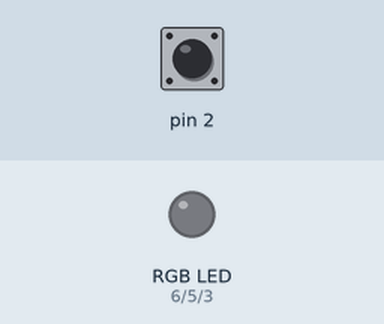
A sketch run on a simulated Arduino Uno, built with avr-gcc and run on an emulated ATmega328P. Shown: an RGB LED mixed from three pins (HIGH = lit). Dashed ring = blinking. The inputs (shaded band) are chosen by the test bench; at power-on: pin 2 LOW.

Above: at 1.2 s.
1.3 s: pin 2 driven HIGH
At 1.9 s:
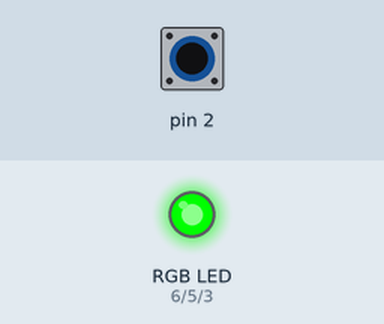
2.8 s: pin 2 pulsed LOW 5 times (0.12 s each, 0.3 s apart)
At 3.07 s:
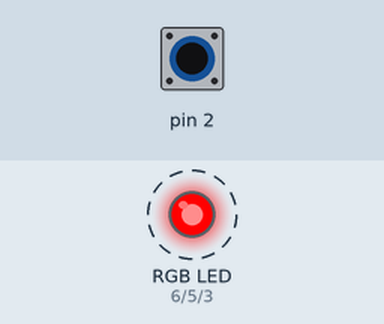
At 4.8 s:
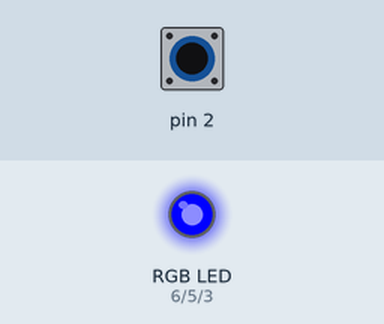
Timing chart, 0 to 6.3 s (numbered marks = the images above; inputs shaded):
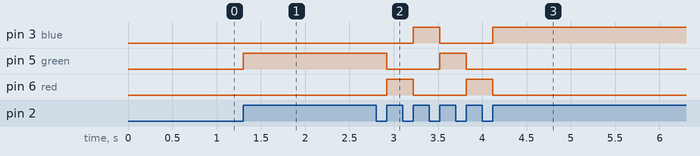

Measured:
- after the input at 1.3 s, pin 5 (green): LOW → HIGH at once
- after the input at 2.8 s, pin 3 (blue): LOW → HIGH after 0.42 s, → LOW 0.30 s later, → HIGH 0.60 s later; pin 5 (green): HIGH → LOW after 0.12 s, → HIGH 0.60 s later, → LOW 0.30 s later; pin 6 (red): alternates HIGH for 0.30 s and LOW for 0.60 s, 4 changes in all, then stays LOW, starting after 0.12 s

The sketch:

EIEdih.ino
```cpp
int red=6;
int green=5;
int blue=3;
void setup() {
  pinMode(red,OUTPUT);
  pinMode(green,OUTPUT);
  pinMode(blue,OUTPUT);

}

void rgb(int x,int y,int z){
  analogWrite(red,x);
  analogWrite(green,y);
  analogWrite(blue,z);
}

void loop() {

  while(digitalRead(2)==HIGH){
    rgb(0,0,255);
  }
  while(digitalRead(2)==LOW){
    //null statement
  }
  while(digitalRead(2)==HIGH){
    rgb(0,255,0);
  }
  while(digitalRead(2)==LOW){
    //null statement
  }
  while(digitalRead(2)==HIGH){
    rgb(255,0,0);
  }
  while(digitalRead(2)==LOW){
    //null statement
  }
}
```
